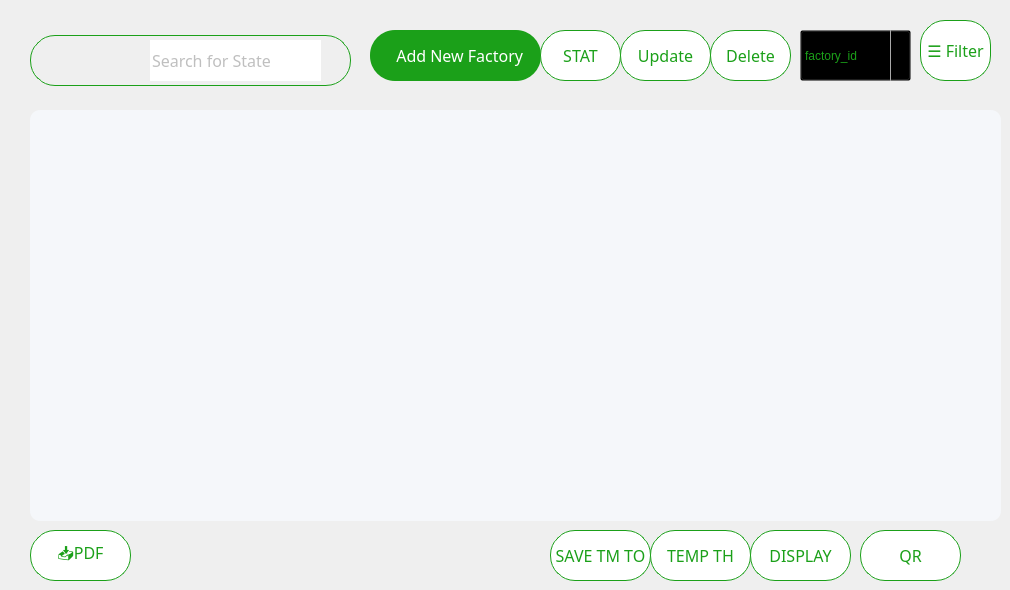
     <widget class="QWidget" name="principale_5">
      <widget class="QPushButton" name="add_2">
       <property name="geometry">
        <rect>
         <x>370</x>
         <y>30</y>
         <width>171</width>
         <height>51</height>
        </rect>
       </property>
       <property name="styleSheet">
        <string notr="true">*{
background:#1ba019;
border-radius:25px;
color:white;
font-family: Lexend;
font-size:16px;
}
QPushButton:hover
{
background:#00b521;
color:white;
border-left:3px solid #1BA019 ; 
border-color:none;
border-radius:25px;




}
QPushButton:pressed
{
background:#013220;
color:black;
border-radius:25px;
color:white;
font-family: Lexend;
font-size:16px;
border-radius:10px;
border-left:3.5px solid #1BA019 ; 


/*background: qlineargradient(x1: 0, y1: 0, x2: 0, y2: 1,
                                stop: 0 #ffffff, stop: 1 #dcdcdc);*/
}</string>
       </property>
       <property name="text">
        <string>  Add New Factory</string>
       </property>
       <property name="icon">
        <iconset>
         <normalon>:/images/add-circle.png</normalon>
        </iconset>
       </property>
       <property name="iconSize">
        <size>
         <width>200</width>
         <height>200</height>
        </size>
       </property>
       <property name="autoRepeatInterval">
        <number>100</number>
       </property>
      </widget>
      <widget class="QPushButton" name="update_4">
       <property name="geometry">
        <rect>
         <x>620</x>
         <y>30</y>
         <width>91</width>
         <height>51</height>
        </rect>
       </property>
       <property name="styleSheet">
        <string notr="true">*{
border-radius:25px;
color:#1ba019;
font-family: Lexend;
font-size:16px;
border-color: rgb(27, 160, 25);
border-width : 1.2px;
border-style:solid;
background-color:white;
}
QPushButton:hover
{
background:white;
color:#00b521;
border-left:3px solid #00b521 ; 
border-color:none;
border-radius:25px;
}
QPushButton:pressed
{
background:#013220;
color:#1ba019;
border-radius:25px;
font-family: Lexend;
font-size:16px;
border-left:3.2px solid #1BA019 ; 


/*background: qlineargradient(x1: 0, y1: 0, x2: 0, y2: 1,
                                stop: 0 #ffffff, stop: 1 #dcdcdc);*/
}</string>
       </property>
       <property name="text">
        <string>Update</string>
       </property>
       <property name="iconSize">
        <size>
         <width>200</width>
         <height>200</height>
        </size>
       </property>
       <property name="autoRepeatInterval">
        <number>100</number>
       </property>
      </widget>
      <widget class="QPushButton" name="sup_3">
       <property name="geometry">
        <rect>
         <x>710</x>
         <y>30</y>
         <width>81</width>
         <height>51</height>
        </rect>
       </property>
       <property name="styleSheet">
        <string notr="true">*{
border-radius:25px;
color:#1ba019;
font-family: Lexend;
font-size:16px;
border-color: rgb(27, 160, 25);
border-width : 1.2px;
border-style:solid;
background-color:white;
}
QPushButton:hover
{
background:white;
color:#00b521;
border-left:3px solid #00b521 ; 
border-color:none;
border-radius:25px;
}
QPushButton:pressed
{
background:#013220;
color:#1ba019;
border-radius:25px;
font-family: Lexend;
font-size:16px;
border-left:3.2px solid #1BA019 ; 


/*background: qlineargradient(x1: 0, y1: 0, x2: 0, y2: 1,
                                stop: 0 #ffffff, stop: 1 #dcdcdc);*/
}</string>
       </property>
       <property name="text">
        <string>Delete</string>
       </property>
       <property name="iconSize">
        <size>
         <width>200</width>
         <height>200</height>
        </size>
       </property>
       <property name="autoRepeatInterval">
        <number>100</number>
       </property>
      </widget>
      <widget class="QTableView" name="tableView_F_2">
       <property name="geometry">
        <rect>
         <x>30</x>
         <y>110</y>
         <width>971</width>
         <height>411</height>
        </rect>
       </property>
       <property name="styleSheet">
        <string notr="true">QTableView {
    border: none;
	background-color: #F5F7FA; /* Light gray */
border-radius:10px;
}
QHeaderView::section {
    background-color: #1ba019; 
    color: white;
    font: 500 12pt &quot;Lexend Medium&quot;;
    padding: 6px;
	border-radius:2px;
    padding-left: 10px; 
}

QScrollBar:vertical {
    border: none;
    background:  #1ba019;;
    width: 12px;
}
QScrollBar::add-page:vertical {
    background:  #F5F7FA;}
QScrollBar::sub-page:vertical {
    background: #F5F7FA;}</string>
       </property>
      </widget>
      <widget class="QPushButton" name="PDF_2">
       <property name="geometry">
        <rect>
         <x>30</x>
         <y>530</y>
         <width>101</width>
         <height>51</height>
        </rect>
       </property>
       <property name="styleSheet">
        <string notr="true">*{
border-radius:25px;
color:#1ba019;
font-family: Lexend;
font-size:16px;
border-color: rgb(27, 160, 25);
border-width : 1.2px;
border-style:solid;
background-color:white;
}
QPushButton:hover
{
background:white;
color:#00b521;
border-right:3px solid #00b521 ; 
border-color:none;
border-radius:25px;
}
QPushButton:pressed
{
background:#013220;
color:#1ba019;
border-radius:25px;
font-family: Lexend;
font-size:16px;
border-left:3.2px solid #1BA019 ; 


/*background: qlineargradient(x1: 0, y1: 0, x2: 0, y2: 1,
                                stop: 0 #ffffff, stop: 1 #dcdcdc);*/
}</string>
       </property>
       <property name="text">
        <string>📥PDF</string>
       </property>
      </widget>
      <widget class="QComboBox" name="filterComboBox_2">
       <property name="geometry">
        <rect>
         <x>800</x>
         <y>30</y>
         <width>111</width>
         <height>51</height>
        </rect>
       </property>
       <property name="styleSheet">
        <string notr="true">QComboBox {
color:#1ba019;
background-color:transparent;
}
QComboBox::drop-down {
       border: none;
       background: transparent;
       width: 0px;
    }
QComboBox::drop-down {
    subcontrol-origin: padding;
    subcontrol-position: top right;
    border-left-width: 1px;
    border-left-color: darkgray;
    border-left-style: solid; /* just a single line */
    border-top-right-radius: 3px; /* same radius as the QComboBox */
    border-bottom-right-radius: 3px;
}
</string>
       </property>
       <item>
        <property name="text">
         <string>factory_id</string>
        </property>
       </item>
       <item>
        <property name="text">
         <string>total_employees</string>
        </property>
       </item>
       <item>
        <property name="text">
         <string>total_machines</string>
        </property>
       </item>
      </widget>
      <widget class="QPushButton" name="filterButton_2">
       <property name="geometry">
        <rect>
         <x>920</x>
         <y>20</y>
         <width>71</width>
         <height>61</height>
        </rect>
       </property>
       <property name="styleSheet">
        <string notr="true">*{
border-radius:25px;
color:#1ba019;
font-family: Lexend;
font-size:16px;
border-color: rgb(27, 160, 25);
border-width : 1.2px;
border-style:solid;
background-color:white;
}
QPushButton:hover
{
background:white;
color:#00b521;
border:3px solid #00b521 ; 

border-color:none;
border-radius:25px;
}
QPushButton:pressed
{
background:#013220;
color:#1ba019;
border-radius:25px;
font-family: Lexend;
font-size:16px;
border-left:3.2px solid #1BA019 ; 


/*background: qlineargradient(x1: 0, y1: 0, x2: 0, y2: 1,
                                stop: 0 #ffffff, stop: 1 #dcdcdc);*/
}</string>
       </property>
       <property name="text">
        <string>☰ Filter</string>
       </property>
      </widget>
      <widget class="QGroupBox" name="search_9">
       <property name="geometry">
        <rect>
         <x>30</x>
         <y>35</y>
         <width>321</width>
         <height>51</height>
        </rect>
       </property>
       <property name="font">
        <font>
         <family>Lexend Light</family>
        </font>
       </property>
       <property name="styleSheet">
        <string notr="true">border-radius:25px;
border-color: rgb(27, 160, 25);
border-width : 1.2px;
border-style:solid;
background-color:#white;</string>
       </property>
       <property name="title">
        <string/>
       </property>
       <property name="flat">
        <bool>false</bool>
       </property>
       <property name="checkable">
        <bool>false</bool>
       </property>
       <widget class="QLabel" name="search_icon_7">
        <property name="geometry">
         <rect>
          <x>10</x>
          <y>15</y>
          <width>21</width>
          <height>21</height>
         </rect>
        </property>
        <property name="styleSheet">
         <string notr="true">background:none;
border-radius: 20px;
border: 1px solid;
border-color:none;
</string>
        </property>
        <property name="text">
         <string/>
        </property>
        <property name="pixmap">
         <pixmap resource="resources.qrc">:/images/Icon.png</pixmap>
        </property>
        <property name="scaledContents">
         <bool>true</bool>
        </property>
       </widget>
      </widget>
      <widget class="QLineEdit" name="searchLocation_2">
       <property name="geometry">
        <rect>
         <x>150</x>
         <y>40</y>
         <width>171</width>
         <height>41</height>
        </rect>
       </property>
       <property name="font">
        <font>
         <family>Lexend</family>
         <pointsize>-1</pointsize>
        </font>
       </property>
       <property name="styleSheet">
        <string notr="true">border-radius:0px;
border-color: rgb(27, 160, 25);
border-width : 0x;
color:grey;
font-family: Lexend;
font-size:16px;</string>
       </property>
       <property name="inputMask">
        <string/>
       </property>
       <property name="text">
        <string/>
       </property>
       <property name="echoMode">
        <enum>QLineEdit::Normal</enum>
       </property>
       <property name="placeholderText">
        <string>Search for State</string>
       </property>
      </widget>
      <widget class="QPushButton" name="generateQRCodeButton_2">
       <property name="geometry">
        <rect>
         <x>860</x>
         <y>530</y>
         <width>101</width>
         <height>51</height>
        </rect>
       </property>
       <property name="styleSheet">
        <string notr="true">*{
border-radius:25px;
color:#1ba019;
font-family: Lexend;
font-size:16px;
border-color: rgb(27, 160, 25);
border-width : 1.2px;
border-style:solid;
background-color:white;
}
QPushButton:hover
{
background:white;
color:#00b521;
border-left:3px solid #00b521 ; 
border-color:none;
border-radius:25px;
}
QPushButton:pressed
{
background:#013220;
color:#1ba019;
border-radius:25px;
font-family: Lexend;
font-size:16px;
border-left:3.2px solid #1BA019 ; 


/*background: qlineargradient(x1: 0, y1: 0, x2: 0, y2: 1,
                                stop: 0 #ffffff, stop: 1 #dcdcdc);*/
}</string>
       </property>
       <property name="text">
        <string>QR</string>
       </property>
      </widget>
      <widget class="QPushButton" name="displayQRButton_2">
       <property name="geometry">
        <rect>
         <x>750</x>
         <y>530</y>
         <width>101</width>
         <height>51</height>
        </rect>
       </property>
       <property name="styleSheet">
        <string notr="true">*{
border-radius:25px;
color:#1ba019;
font-family: Lexend;
font-size:16px;
border-color: rgb(27, 160, 25);
border-width : 1.2px;
border-style:solid;
background-color:white;
}
QPushButton:hover
{
background:white;
color:#00b521;
border-left:3px solid #00b521 ; 
border-color:none;
border-radius:25px;
}
QPushButton:pressed
{
background:#013220;
color:#1ba019;
border-radius:25px;
font-family: Lexend;
font-size:16px;
border-left:3.2px solid #1BA019 ; 


/*background: qlineargradient(x1: 0, y1: 0, x2: 0, y2: 1,
                                stop: 0 #ffffff, stop: 1 #dcdcdc);*/
}</string>
       </property>
       <property name="text">
        <string>DISPLAY</string>
       </property>
      </widget>
      <widget class="QPushButton" name="staticbutton">
       <property name="geometry">
        <rect>
         <x>540</x>
         <y>30</y>
         <width>81</width>
         <height>51</height>
        </rect>
       </property>
       <property name="styleSheet">
        <string notr="true">*{
border-radius:25px;
color:#1ba019;
font-family: Lexend;
font-size:16px;
border-color: rgb(27, 160, 25);
border-width : 1.2px;
border-style:solid;
background-color:white;
}
QPushButton:hover
{
background:white;
color:#00b521;
border-left:3px solid #00b521 ; 
border-color:none;
border-radius:25px;
}
QPushButton:pressed
{
background:#013220;
color:#1ba019;
border-radius:25px;
font-family: Lexend;
font-size:16px;
border-left:3.2px solid #1BA019 ; 


/*background: qlineargradient(x1: 0, y1: 0, x2: 0, y2: 1,
                                stop: 0 #ffffff, stop: 1 #dcdcdc);*/
}</string>
       </property>
       <property name="text">
        <string>STAT</string>
       </property>
       <property name="iconSize">
        <size>
         <width>200</width>
         <height>200</height>
        </size>
       </property>
       <property name="autoRepeatInterval">
        <number>100</number>
       </property>
      </widget>
      <widget class="QLabel" name="totalFactoriesLabel_2">
       <property name="geometry">
        <rect>
         <x>170</x>
         <y>540</y>
         <width>201</width>
         <height>41</height>
        </rect>
       </property>
       <property name="text">
        <string/>
       </property>
      </widget>
      <widget class="QPushButton" name="setthreshold">
       <property name="geometry">
        <rect>
         <x>650</x>
         <y>530</y>
         <width>101</width>
         <height>51</height>
        </rect>
       </property>
       <property name="styleSheet">
        <string notr="true">*{
border-radius:25px;
color:#1ba019;
font-family: Lexend;
font-size:16px;
border-color: rgb(27, 160, 25);
border-width : 1.2px;
border-style:solid;
background-color:white;
}
QPushButton:hover
{
background:white;
color:#00b521;
border-left:3px solid #00b521 ; 
border-color:none;
border-radius:25px;
}
QPushButton:pressed
{
background:#013220;
color:#1ba019;
border-radius:25px;
font-family: Lexend;
font-size:16px;
border-left:3.2px solid #1BA019 ; 


/*background: qlineargradient(x1: 0, y1: 0, x2: 0, y2: 1,
                                stop: 0 #ffffff, stop: 1 #dcdcdc);*/
}</string>
       </property>
       <property name="text">
        <string>TEMP TH</string>
       </property>
      </widget>
      <widget class="QPushButton" name="saveTMToButton">
       <property name="geometry">
        <rect>
         <x>550</x>
         <y>530</y>
         <width>101</width>
         <height>51</height>
        </rect>
       </property>
       <property name="styleSheet">
        <string notr="true">*{
border-radius:25px;
color:#1ba019;
font-family: Lexend;
font-size:16px;
border-color: rgb(27, 160, 25);
border-width : 1.2px;
border-style:solid;
background-color:white;
}
QPushButton:hover
{
background:white;
color:#00b521;
border-left:3px solid #00b521 ; 
border-color:none;
border-radius:25px;
}
QPushButton:pressed
{
background:#013220;
color:#1ba019;
border-radius:25px;
font-family: Lexend;
font-size:16px;
border-left:3.2px solid #1BA019 ; 


/*background: qlineargradient(x1: 0, y1: 0, x2: 0, y2: 1,
                                stop: 0 #ffffff, stop: 1 #dcdcdc);*/
}</string>
       </property>
       <property name="text">
        <string>SAVE TM TO</string>
       </property>
      </widget>
     </widget>
